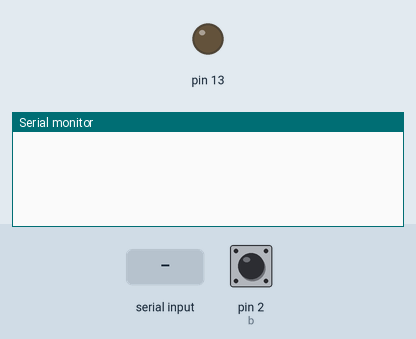
This sketch was run on a simulated Arduino Uno, built with avr-gcc and run on an emulated ATmega328P. On the bench: output pins drawn as LEDs (lit = HIGH), the last lines printed to the serial monitor. Inputs (shaded band) come from the test bench; at power-on: pin 2 (b) HIGH.

Above: at 1.2 s.
1.3 s: pin 2 (b) pulsed LOW 2 times (0.12 s each, 0.3 s apart)
At 2.6 s:
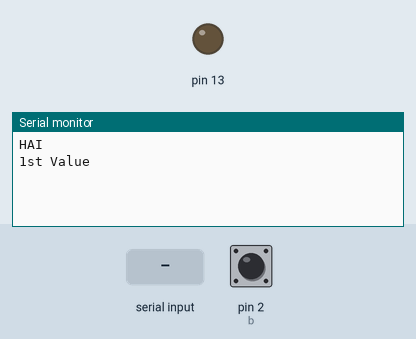
3.4 s: "90,45\n" received over Serial
At 4.71 s:
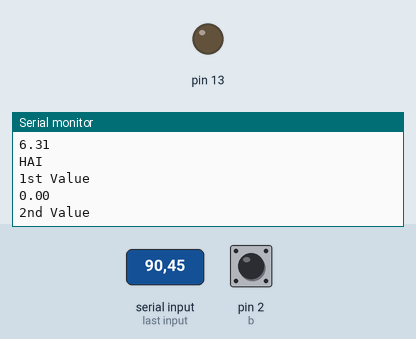
4.9 s: "30,150\n" received over Serial
At 7.2 s:
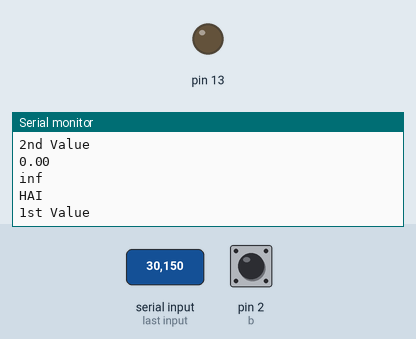
Timing chart, 0 to 8.7 s (numbered marks = the images above; inputs shaded):
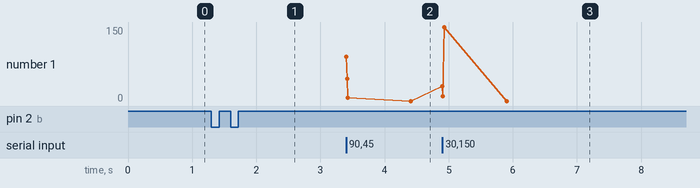

The sketch:

flaot_tread.ino
```cpp
int b1=13;
int a;
int b=2;
void bling();
int s=284;
boolean flag1=0;
void setup()
{
  Serial.begin(9600);
  pinMode(13,OUTPUT);
  pinMode(2,INPUT);
 //attachInterrupt(0,bling,RISING);
}
void loop()
{
a=digitalRead(b);
 if(a==LOW)
  {
    flag1=1;
  }
if((a==HIGH)&&(flag1==1))
{
  bling();
}
}
void bling()
{
  Serial.println("HAI");
  Serial.println("1st Value");
  while(Serial.available()==0);
  float ch= Serial.parseFloat();
      Serial.println(ch);
      Serial.println("2nd Value");
      while(Serial.available()==0);
      float c=Serial.parseFloat();
      Serial.println(c);
      float v=s/c;
      Serial.println(v);
}
```

Measured:
- after the input at 1.3 s, the serial monitor: prints a new line after 0.12 s (image 1)
- after the input at 3.4 s, the serial monitor: prints a new line at once (image 2)
- after the input at 4.9 s, the serial monitor: prints a new line at once (image 3)
